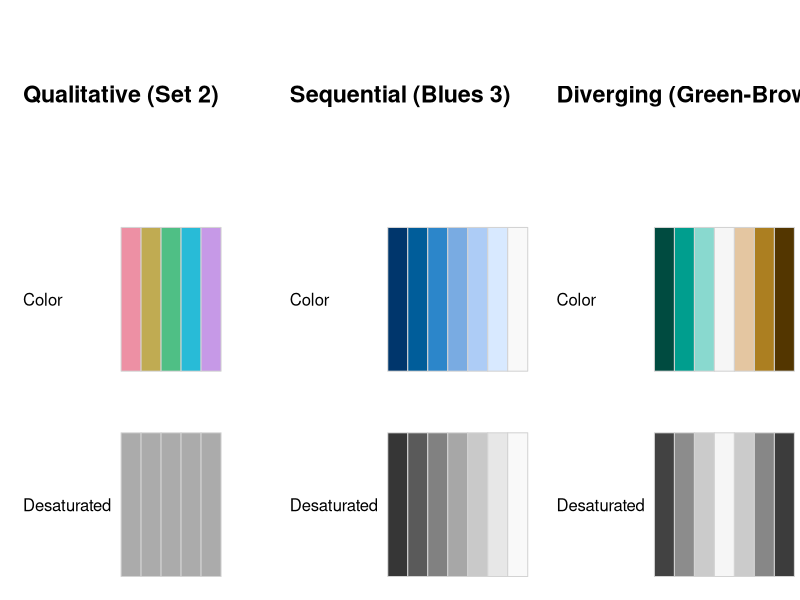
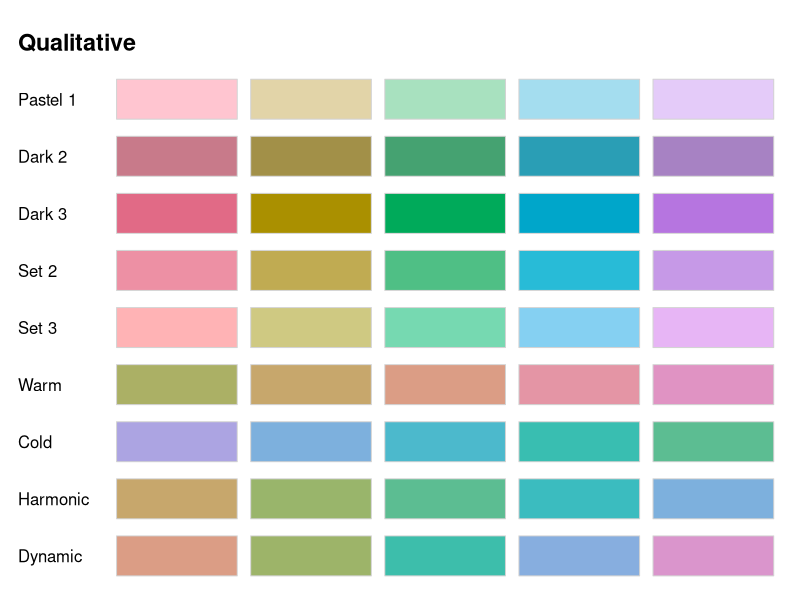
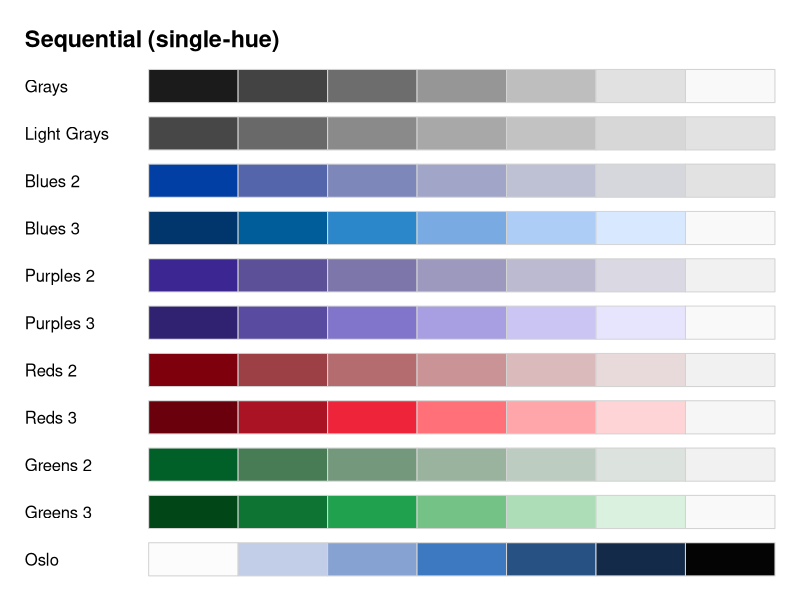
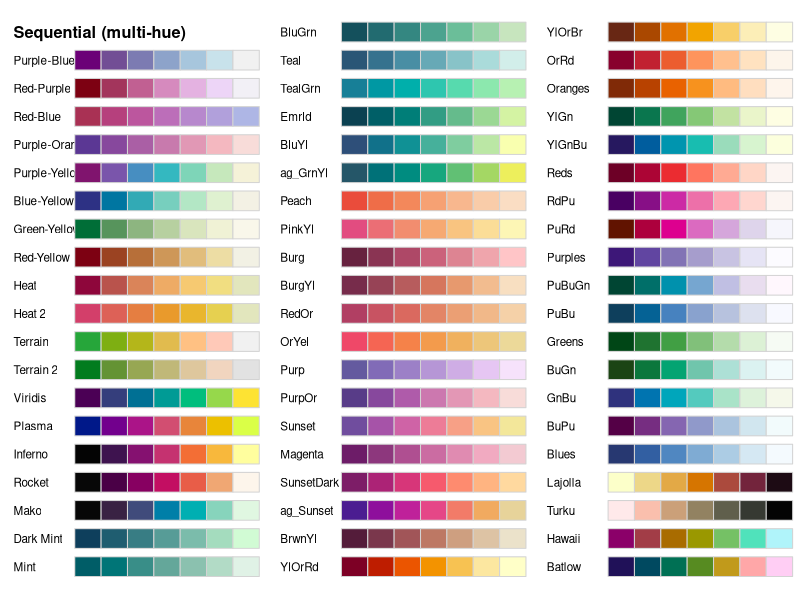
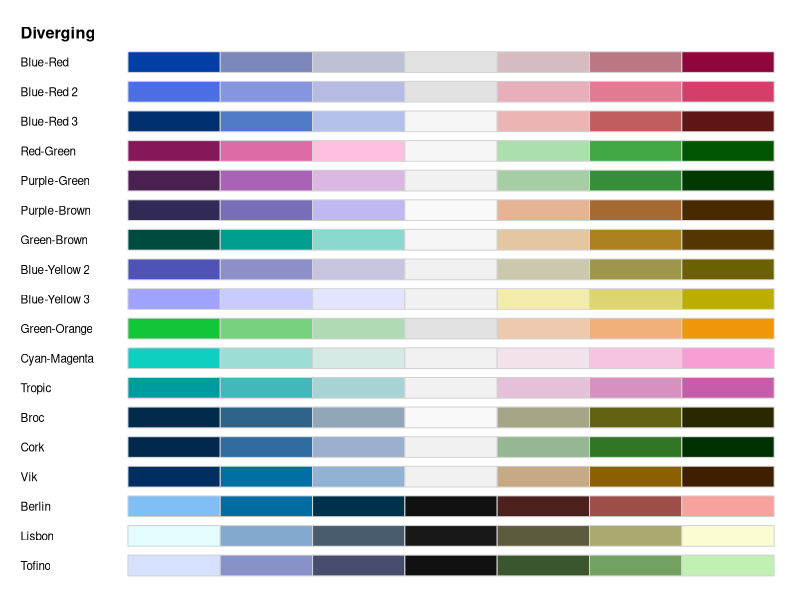

Reproduce these figures in R, in order. (Note: this script raises an error after producing the figures.)
## ---- chunk 1
library("colorspace")
## ---- chunk 2
swatchplot(
  "Qualitative (Set 2)"     = rbind("Color" = qualitative_hcl(5, "Set 2"),     "Desaturated" = desaturate(qualitative_hcl(5, "Set 2"))),
  "Sequential (Blues 3)"    = rbind("Color" = sequential_hcl(7, "Blues 3"),    "Desaturated" = desaturate(sequential_hcl(7, "Blues 3"))),
  "Diverging (Green-Brown)" = rbind("Color" = diverging_hcl(7, "Green-Brown"), "Desaturated" = desaturate(diverging_hcl(7, "Green-Brown"))),
  nrow = 3, line = 7)
## ---- chunk 3
hcl_palettes()
## ---- chunk 4
hcl_palettes(palette = "set2")
## ---- chunk 5
qualitative_hcl(4, h = c(0, 270), c = 60, l = 70)
qualitative_hcl(4, h1 = 0, h2 = 270, c1 = 60, l1 = 70)
qualitative_hcl(4, palette = "set2")
qualitative_hcl(4, palette = "set2", l = 80)
## ---- chunk 6
hcl_palettes("qualitative", plot = TRUE)
## ---- chunk 7
hcl_palettes("sequential (single-hue)", n = 7, plot = TRUE)
## ---- chunk 8
hcl_palettes("sequential (multi-hue)", n = 7, plot = TRUE)
## ---- chunk 9
hcl_palettes("diverging", n = 7, plot = TRUE)
## ---- chunk 10
grDevices::svg(file = "screenshots/hcl-trajectories.svg", width = 11.5, height = 4.0)
## pal <- qualitative_hcl(5, h1 = 70, "Set 2")
## 
## par(oma = c(2, 5, 2, 3))
## layout(rbind(1, 2), heights = c(2, 10))
## par(xaxt = "n", yaxt = "n", mar = c(0.2, 3, 0.2, 0), cex = 1)
## image(matrix(seq_along(pal), ncol = 1L), col = pal)
## par(yaxt = "s")
## specplot(pal, type = "o", palette = FALSE, oma = FALSE, mar = c(0.2, 3, 0.2, 0))

## constant:   c1
## linear:     c2 - (c2 - c1) * i^p1
## triangular: i^p1 <= cmax_at
##                      c2 - (c2 - cmax) * (i^p1)/cmaxat,
##                      cmax - (cmax - c1) * ((i^p1 - cmaxat)/(1 - cmaxat))
## cmax_at = 1/(1 + abs(cmax - c1) / abs(cmax - c2))

mylab <- function(x, y, text, ratio = 1, col = "black", ...) {
  rect(x - 0.035/ratio, y - 3, x + 0.03/ratio, y + 3.5, border = col, ...)
  text(x, y, text, col = col, ...)
}

par(mfrow = c(1, 3))
i <- 0:100/100
c1 <- 80
plot(i, rep(c1, length(i)), xlim = c(0, 1), ylim = c(0, 100),
  xlab = "Intensity (i)", ylab = "Coordinate", main = "Constant",
  xaxs = "i", yaxs = "i", type = "l", lwd = 2, axes = FALSE)
axis(1, at = c(0, 0.5, 1), labels = c("1", "0.5", "0"))
axis(2)
box()
mylab(0.05, c1 + 5, "c1")

c2 <- 10
plot(1 - i, c2 - (c2 - c1) * i, xlim = c(0, 1), ylim = c(0, 100),
  xlab = "Intensity (i)", ylab = "Coordinate", main = "Linear",
  xaxs = "i", yaxs = "i", type = "l", lwd = 2, axes = FALSE)
axis(1, at = c(0, 0.5, 1), labels = c("1", "0.5", "0"))
axis(2)
box()
lines(1 - i, c2 - (c2 - c1) * i^1.6, lty = 2, lwd = 2)
mylab(0.05, c1 + 4, "c1")
mylab(0.95, c2 - 5, "c2")
mylab(0.67, 40, "p1", col = gray(0.35))
text(0.75, 40, "= 1", col = gray(0.35))
mylab(0.23, 40, "p1", col = gray(0.35))
text(0.32, 40, "= 1.6", col = gray(0.35))

c1 <- 60
cmax <- 80
c2 <- 10
maxat <- 1/(1 + abs(cmax - c1) / abs(cmax - c2))
p1 <- 1
ci1 <- ifelse(i^p1 <= maxat, c2 - (c2 - cmax) * (i^p1)/maxat, cmax - (cmax - c1) * ((i^p1 - maxat)/(1 - maxat)))
p2 <- 1.6
ci2 <- ifelse(i^p2 <= maxat, c2 - (c2 - cmax) * (i^p2)/maxat, cmax - (cmax - c1) * ((i^p2 - maxat)/(1 - maxat)))

plot(1 - i, ci1, xlim = c(0, 1), ylim = c(0, 100),
  xlab = "Intensity (i)", ylab = "Coordinate", main = "Triangular",
  xaxs = "i", yaxs = "i", type = "l", lwd = 2, axes = FALSE)
axis(1, at = c(0, 0.5, 1), labels = c("1", "0.5", "0"))
axis(2)
box()
lines(1 - i, ci2, lwd = 2, lty = 2)
mylab(0.05, c1 - 5, "c1")
mylab(1 - maxat + 0.1, cmax + 2, "cmax", ratio = 0.5)
mylab(0.95, c2 - 5, "c2")
mylab(0.75, 40, "p1", col = gray(0.35))
text(0.83, 40, "= 1", col = gray(0.35))
mylab(0.33, 40, "p1", col = gray(0.35))
text(0.42, 40, "= 1.6", col = gray(0.35))
dev.off()
## ---- chunk 11
qualitative_hcl(3, palette = "set2", l = 80, register = "myset")
## ---- chunk 12
hcl_palettes("Qualitative")
## ---- chunk 13
qualitative_hcl(4, palette = "myset")
## ---- chunk 14
divergingx_palettes(n = 7, plot = TRUE)
